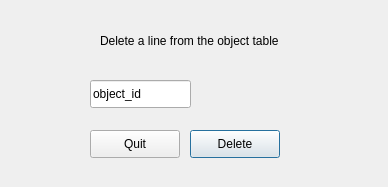
<?xml version="1.0" encoding="UTF-8"?>
<ui version="4.0">
 <class>del_line_ui</class>
 <widget class="QDialog" name="del_line_ui">
  <property name="geometry">
   <rect>
    <x>0</x>
    <y>0</y>
    <width>388</width>
    <height>187</height>
   </rect>
  </property>
  <property name="windowTitle">
   <string>Dialog</string>
  </property>
  <widget class="QLabel" name="label">
   <property name="geometry">
    <rect>
     <x>100</x>
     <y>30</y>
     <width>201</width>
     <height>21</height>
    </rect>
   </property>
   <property name="text">
    <string>Delete a line from the object table</string>
   </property>
  </widget>
  <widget class="QPushButton" name="delete_line">
   <property name="geometry">
    <rect>
     <x>190</x>
     <y>130</y>
     <width>90</width>
     <height>28</height>
    </rect>
   </property>
   <property name="text">
    <string>Delete</string>
   </property>
  </widget>
  <widget class="QLineEdit" name="object_id">
   <property name="geometry">
    <rect>
     <x>90</x>
     <y>80</y>
     <width>101</width>
     <height>28</height>
    </rect>
   </property>
   <property name="text">
    <string>object_id</string>
   </property>
  </widget>
  <widget class="QLabel" name="msg_box">
   <property name="geometry">
    <rect>
     <x>90</x>
     <y>120</y>
     <width>58</width>
     <height>16</height>
    </rect>
   </property>
   <property name="text">
    <string/>
   </property>
  </widget>
  <widget class="QPushButton" name="delete_line_2">
   <property name="geometry">
    <rect>
     <x>90</x>
     <y>130</y>
     <width>90</width>
     <height>28</height>
    </rect>
   </property>
   <property name="text">
    <string>Quit</string>
   </property>
  </widget>
 </widget>
 <resources/>
 <connections/>
</ui>
